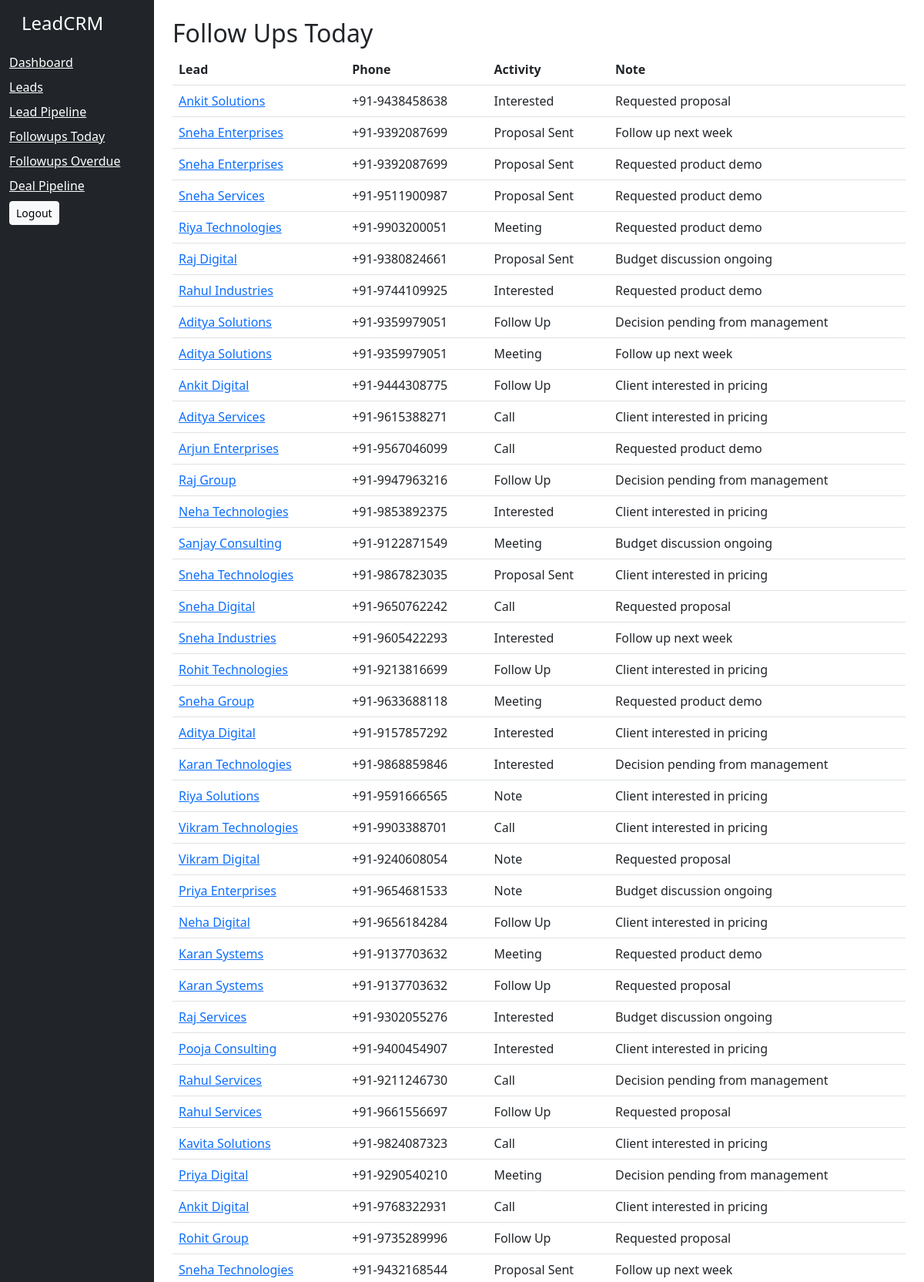
The app's page /followups/today/ (signed in, upper part) with its own data.
### activities/models.py (models this page shows, shortened)
class Activity(SaaSBaseModel, SoftDeleteBaseModel):
    lead = models.ForeignKey(
        Lead,
        on_delete=models.CASCADE,
        related_name='activities',
    )
    activity_type = models.ForeignKey(
        ActivityType,
        on_delete=models.SET_NULL,
        null=True,
    )
    user = models.ForeignKey(
        User,
        on_delete=models.SET_NULL,
        null=True,
        blank=True,
        db_index=True,
    )
    note = models.TextField(blank=True, null=True)
    next_follow_up = models.DateTimeField(
        null=True,
        blank=True,
        db_index=True
    )
    is_completed = models.BooleanField(default=False)
    class Meta:
        default_related_name = 'activities'
        ordering = ['-created_at']
        indexes = [
            models.Index(fields=['organization']),
            models.Index(fields=['lead']),
            models.Index(fields=['next_follow_up']),
        ]

class ActivityType(SaaSBaseModel):
    name = models.CharField(max_length=50)
    affects_pipeline = models.BooleanField(default=False)
    pipeline_status = models.CharField(
        max_length=30,
        choices=LeadStatus.CHOICES,
        null=True,
        blank=True
    )
    class Meta:
        default_related_name = 'activity_types'
        unique_together = ['name', 'organization']
        indexes = [
            models.Index(fields=['organization']),
            models.Index(fields=["organization", "pipeline_status"])
        ]
    def __str__(self):
        return self.name

### leads/models.py (models this page shows, shortened)
class Lead(SaaSBaseModel, SoftDeleteBaseModel):
    name = models.CharField(max_length=255)
    phone = models.CharField(
        max_length=20,
        blank=True,
        null=True
    )
    email = models.EmailField(
        blank=True,
        null=True
    )
    business_type = models.ForeignKey(
        BusinessType,
        on_delete=models.SET_NULL,
        null=True,
        blank=True,
    )
    source = models.ForeignKey(
        LeadSource,
        on_delete=models.SET_NULL,
        null=True,
        blank=True,
    )
    status = models.CharField(
        max_length=30,
        choices=LeadStatus.CHOICES,
        default=LeadStatus.NEW,
        db_index=True
    )
    assigned_to = models.ForeignKey(
        User,
        on_delete=models.SET_NULL,
        db_index=True,
        blank=True,
        null=True
    )
    estimated_value = models.DecimalField(
        max_digits=10,
        decimal_places=2,
        blank=True,
        null=True
    )
    priority_score = models.IntegerField(default=0, db_index=True)
    is_vip = models.BooleanField(
        default=False,
        db_index=True
    )
    notes = models.TextField(blank=True, null=True)
    website = models.URLField(blank=True, null=True)
    google_maps_url = models.URLField(blank=True, null=True)
    class Meta:
        default_related_name = 'leads'
        indexes = [
            models.Index(fields=['organization']),
            models.Index(fields=['status']),
            models.Index(fields=['assigned_to']),
            models.Index(fields=['organization', 'status']),
            models.Index(fields=['organization', 'assigned_to']),
            models.Index(fields=['organization', 'created_at']),
            models.Index(fields=['organization', 'status', 'created_at']),
            models.Index(fields=['organization', 'assigned_to', 'status']),
            models.Index(fields=['organization', 'status', 'assigned_to'])
        ]

### activities/views.py (the view)
# urls.py: path('today/', views.followups_today, name='followups_today'),
@login_required()
def followups_today(request):
    today = date.today()
    activities = Activity.objects.active().filter(
        next_follow_up__date=today
    ).select_related('lead', 'user', 'activity_type')
    if request.user.role == User.Role.SALES:
        activities = activities.filter(user=request.user)
    return render(
        request,
        'activities/followups_today.html',
        {'activities': activities},
    )

### core/managers.py (called while the page is built)
    def active(self):
        return self.filter(is_deleted=False)

    def get_queryset(self):
        query_set = OrganizationQuerySet(self.model, using=self._db)
        if is_system_mode():
            return query_set
        organization = get_current_organization()
        if organization is None:
            return query_set.none()
        return query_set.filter(organization=organization)

    def active(self):
        return self.get_queryset().active()

### core/tenant_context.py (called while the page is built)
def set_current_organization(org):
    _thread_locals.organization = org

def get_current_organization():
    return getattr(_thread_locals, "organization", None)

def clear_current_organization():
    if hasattr(_thread_locals, "organization"):
        del _thread_locals.organization

def is_system_mode():
    return getattr(_thread_locals, "system_mode", False)

### templates/activities/followups_today.html
{% extends 'base.html' %}
{% block content %}
    <h2>Follow Ups Today</h2>
    <table class="table">
        <thead>
        <tr>
            <th>Lead</th>
            <th>Phone</th>
            <th>Activity</th>
            <th>Note</th>
        </tr>
        </thead>
        <tbody>
        {% for activity in activities %}
            <tr>
                <td>
                    <a href="{% url 'lead_detail' activity.lead.id %}">
                        {{ activity.lead.name }}
                    </a>
                </td>
                <td>{{ activity.lead.phone }}</td>
                <td>{{ activity.activity_type }}</td>
                <td>{{ activity.note }}</td>
            </tr>
        {% endfor %}
        </tbody>
    </table>
{% endblock %}

### records on screen
Activity: lead.name "Ankit Solutions", lead.phone "+91-9438458638", activity_type "Interested", note "Requested proposal"
Activity: lead.name "Sneha Enterprises", lead.phone "+91-9392087699", activity_type "Proposal Sent", note "Follow up next week"
Activity: lead.name "Sneha Enterprises", lead.phone "+91-9392087699", activity_type "Proposal Sent", note "Requested product demo"
Activity: lead.name "Sneha Services", lead.phone "+91-9511900987", activity_type "Proposal Sent", note "Requested product demo"
Activity: lead.name "Riya Technologies", lead.phone "+91-9903200051", activity_type "Meeting", note "Requested product demo"
Activity: lead.name "Raj Digital", lead.phone "+91-9380824661", activity_type "Proposal Sent", note "Budget discussion ongoing"
Activity: lead.name "Rahul Industries", lead.phone "+91-9744109925", activity_type "Interested", note "Requested product demo"
Activity: lead.name "Aditya Solutions", lead.phone "+91-9359979051", activity_type "Follow Up", note "Decision pending from management"
Activity: lead.name "Aditya Solutions", lead.phone "+91-9359979051", activity_type "Meeting", note "Follow up next week"
Activity: lead.name "Ankit Digital", lead.phone "+91-9444308775", activity_type "Follow Up", note "Client interested in pricing"
Activity: lead.name "Aditya Services", lead.phone "+91-9615388271", activity_type "Call", note "Client interested in pricing"
Activity: lead.name "Arjun Enterprises", lead.phone "+91-9567046099", activity_type "Call", note "Requested product demo"
Activity: lead.name "Raj Group", lead.phone "+91-9947963216", activity_type "Follow Up", note "Decision pending from management"
Activity: lead.name "Neha Technologies", lead.phone "+91-9853892375", activity_type "Interested", note "Client interested in pricing"
Activity: lead.name "Sanjay Consulting", lead.phone "+91-9122871549", activity_type "Meeting", note "Budget discussion ongoing"
Activity: lead.name "Sneha Technologies", lead.phone "+91-9867823035", activity_type "Proposal Sent", note "Client interested in pricing"
Activity: lead.name "Sneha Digital", lead.phone "+91-9650762242", activity_type "Call", note "Requested proposal"
Activity: lead.name "Sneha Industries", lead.phone "+91-9605422293", activity_type "Interested", note "Follow up next week"
Activity: lead.name "Rohit Technologies", lead.phone "+91-9213816699", activity_type "Follow Up", note "Client interested in pricing"
Activity: lead.name "Sneha Group", lead.phone "+91-9633688118", activity_type "Meeting", note "Requested product demo"
Activity: lead.name "Aditya Digital", lead.phone "+91-9157857292", activity_type "Interested", note "Client interested in pricing"
Activity: lead.name "Karan Technologies", lead.phone "+91-9868859846", activity_type "Interested", note "Decision pending from management"
Activity: lead.name "Riya Solutions", lead.phone "+91-9591666565", activity_type "Note", note "Client interested in pricing"
Activity: lead.name "Vikram Technologies", lead.phone "+91-9903388701", activity_type "Call", note "Client interested in pricing"
Activity: lead.name "Vikram Digital", lead.phone "+91-9240608054", activity_type "Note", note "Requested proposal"
Activity: lead.name "Priya Enterprises", lead.phone "+91-9654681533", activity_type "Note", note "Budget discussion ongoing"
Activity: lead.name "Neha Digital", lead.phone "+91-9656184284", activity_type "Follow Up", note "Client interested in pricing"
Activity: lead.name "Karan Systems", lead.phone "+91-9137703632", activity_type "Meeting", note "Requested product demo"
Activity: lead.name "Karan Systems", lead.phone "+91-9137703632", activity_type "Follow Up", note "Requested proposal"
Activity: lead.name "Raj Services", lead.phone "+91-9302055276", activity_type "Interested", note "Budget discussion ongoing"
Activity: lead.name "Pooja Consulting", lead.phone "+91-9400454907", activity_type "Interested", note "Client interested in pricing"
Activity: lead.name "Rahul Services", lead.phone "+91-9211246730", activity_type "Call", note "Decision pending from management"
Activity: lead.name "Rahul Services", lead.phone "+91-9661556697", activity_type "Follow Up", note "Requested proposal"
Activity: lead.name "Kavita Solutions", lead.phone "+91-9824087323", activity_type "Call", note "Client interested in pricing"
Activity: lead.name "Priya Digital", lead.phone "+91-9290540210", activity_type "Meeting", note "Decision pending from management"
Activity: lead.name "Ankit Digital", lead.phone "+91-9768322931", activity_type "Call", note "Client interested in pricing"
Activity: lead.name "Rohit Group", lead.phone "+91-9735289996", activity_type "Follow Up", note "Requested proposal"
Activity: lead.name "Sneha Technologies", lead.phone "+91-9432168544", activity_type "Proposal Sent", note "Follow up next week"
